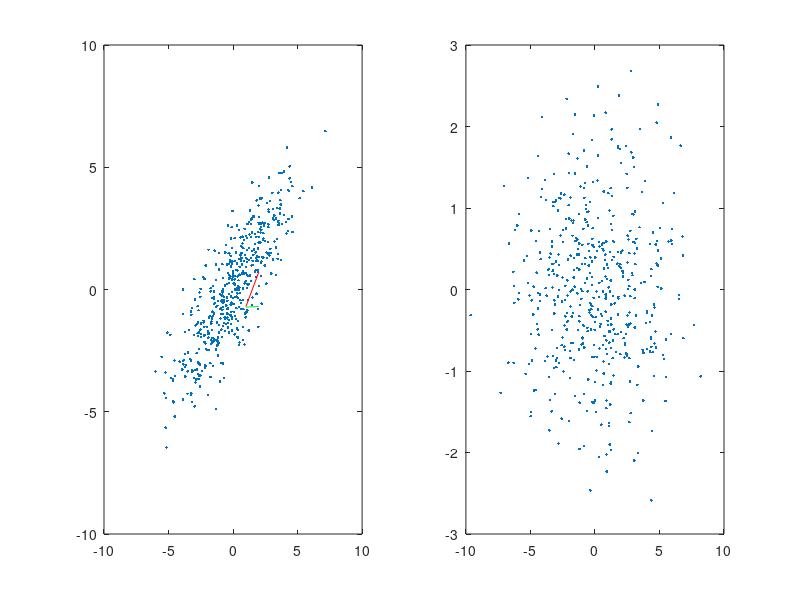

This figure's MATLAB source:
function main()

%% Lecture 3 Slide 25
x = randn(500,1);
y1 = normrnd(2.*x,1);
y2 = normrnd(2.*x,1);

mx = mean(y1);
my = mean(y2);

for i = 1 : size(y1)
    y1(i) = y1(i) - mx;
end

for i = 1 : size(y2)
    y2(i) = y2(i) - my;
end

data = [y1 y2];

[U, S, V] = svd(cov(data));

figure
subplot(1,2,1);
plot(data(:,1), data(:,2), '.');
hold on
plot(U(:,1),'g');
hold on
plot(U(:,2),'r');

Z = U * data.';
subplot(1,2,2);
plot(Z(1,:), Z(2,:), '.');

%% Lecture 
end
